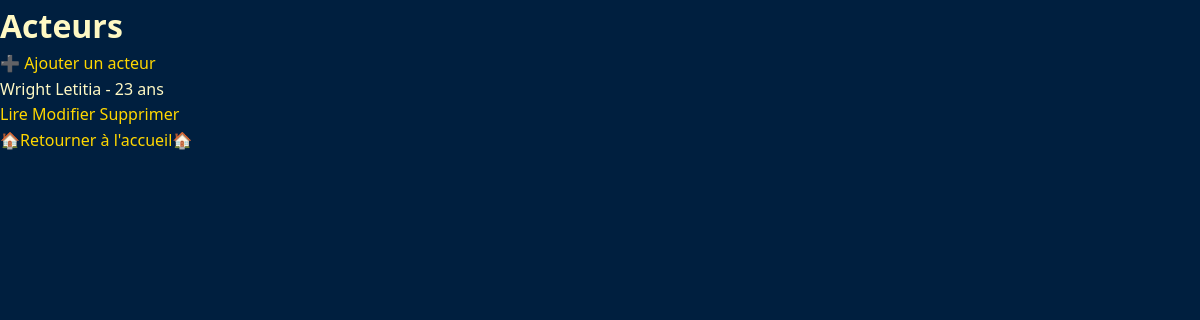
Page /acteurs/ on the committed database.
### seefilm/models.py (models this page shows, shortened)
class Acteurs(models.Model):
    idacteurs = models.AutoField(primary_key=True)
    nomAct = models.CharField(max_length=45)
    prenomAct = models.CharField(max_length=45)
    age = models.IntegerField(blank=True, null=True)
    photo = models.ImageField(
        upload_to='acteurs/',
        blank=True,
        null=True,
        editable=True,
    )
    class Meta:
        db_table = 'acteurs'
        verbose_name_plural = "Acteurs"

### seefilm/views.py (the view)
# urls.py: path('acteurs/', views.allActeurs, name='seeacteurs'),
def allActeurs(request):
    liste_acteur = Acteurs.objects.all()
    return render(
        request,
        "seefilm/acteurs.html",
        {"liste_acteur": liste_acteur}
    )

### seefilm/templates/seefilm/acteurs.html (shortened to what this page needs)
{% load static %}
<!DOCTYPE html>
<html lang="en">
<head>
    <link rel="stylesheet" href="{% static 'seefilm/style.css' %}">
</head>
<body>
<h1>Acteurs</h1>
<a href="/acteurajout/">➕ Ajouter un acteur</a>
<ul>
    {% for a in liste_acteur %}
        <li>
    {{ a.nomAct }} {{ a.prenomAct }}
    - {{ a.age }} ans
    <br>
    <a href="/acteuraffiche/{{ a.idacteurs }}/">Lire</a>
    <a href="/acteurupdate/{{ a.idacteurs }}/">Modifier</a>
    <a href="/acteurdelete/{{ a.idacteurs }}/">Supprimer</a>
</li>
    {% empty %}
        <li>Aucun acteur disponible</li>
    {% endfor %}
</ul>
<a href="/">🏠Retourner à l'accueil🏠</a>
</body>
</html>

### seefilm/static/seefilm/style.css (style rules this page uses)
*, *::before, *::after { box-sizing: border-box; margin: 0; padding: 0; }
body { background-color: #001f3f; font-family: 'Segoe UI', Arial, sans-serif; color: #fff9c4; min-height: 100vh; line-height: 1.6; }
a { color: #ffd700; text-decoration: none; transition: color 0.2s; }

### rows in the picture
Acteurs: nomAct "Wright", prenomAct "Letitia", age "23"
